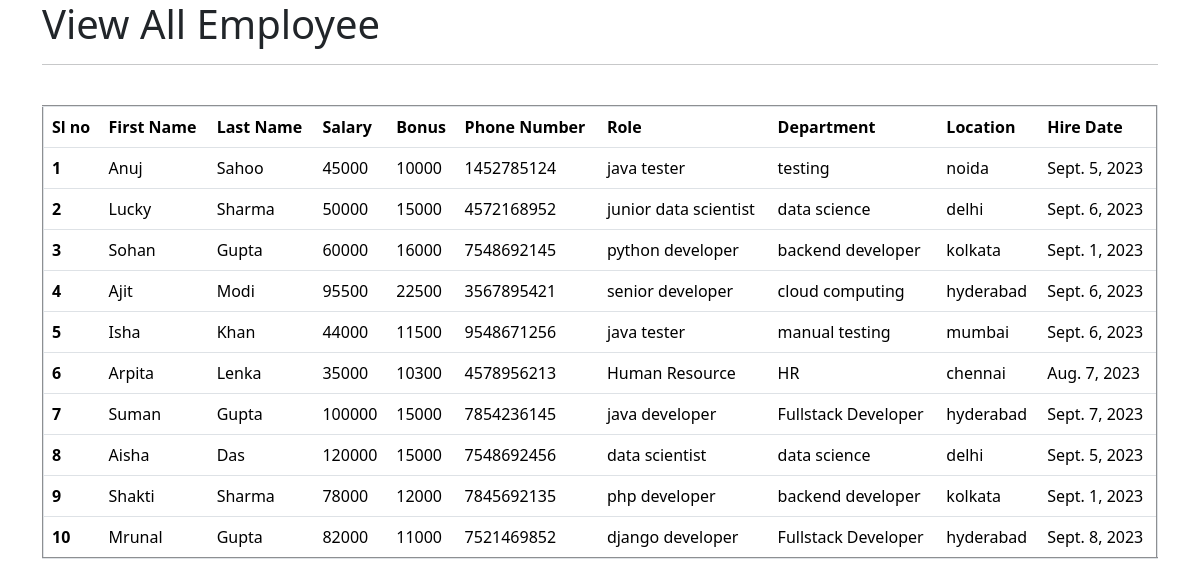
The page /view_all_emp on the database its author committed.
### emp_app/models.py (models this page shows, shortened)
class Employee(models.Model):
    first_name = models.CharField(max_length=100, null=False)
    last_name = models.CharField(max_length=100)
    dept = models.ForeignKey(Department, on_delete=models.CASCADE)
    salary = models.IntegerField(default=0)
    bonus = models.IntegerField(default=0)
    role = models.ForeignKey(Role, on_delete=models.CASCADE)
    phone = models.IntegerField(default=0)
    hire_date = models.DateField()

class Role(models.Model):
    name = models.CharField(max_length=100, null=False)

class Department(models.Model):
    name = models.CharField(max_length=100, null=False)
    location = models.CharField(max_length=100)

### emp_app/views.py (the view)
# urls.py: path("view_all_emp",views.view_all_emp, name="view_all_emp"),
def view_all_emp(request):
    emps = Employee.objects.all()
    context = {"emps": emps}
    return render(request, "view_all_emp.html", context)

### templates/view_all_emp.html (shortened to what this page needs)
<!doctype html>
<html lang="en">
<head>
    <link href="https://cdn.jsdelivr.net/npm/bootstrap@5.3.1/dist/css/bootstrap.min.css" rel="stylesheet"
>
</head>
<body>
    <div class="container">
        <h1>View All Employee</h1>
        <hr><br>
        <table class="table" border="2">
            <thead>
                <tr>
                    <th scope="col">Sl no</th>
                    <th scope="col">First Name</th>
                    <th scope="col">Last Name</th>
                    <th scope="col">Salary</th>
                    <th scope="col">Bonus</th>
                    <th scope="col">Phone Number</th>
                    <th scope="col">Role</th>
                    <th scope="col">Department</th>
                    <th scope="col">Location</th>
                    <th scope="col">Hire Date</th>
                </tr>
            </thead>
            {% for emp in emps %}
            <tbody>
                <tr>
                    <th scope="row">{{emp.id}}</th>
                    <td>{{emp.first_name}}</td>
                    <td>{{emp.last_name}}</td>
                    <td>{{emp.salary}}</td>
                    <td>{{emp.bonus}}</td>
                    <td>{{emp.phone}}</td>
                    <td>{{emp.role.name}}</td>
                    <td>{{emp.dept.name}}</td>
                    <td>{{emp.dept.location}}</td>
                    <td>{{emp.hire_date}}</td>
                </tr>
            </tbody>
            {% endfor %}
        </table>
    </div>
</body>
</html>

### rows shown on the page
Employee: id "1", first_name "Anuj", last_name "Sahoo", salary "45000", bonus "10000", phone "1452785124", role.name "java tester", dept.name "testing", dept.location "noida", hire_date "Sept. 5, 2023"
Employee: id "2", first_name "Lucky", last_name "Sharma", salary "50000", bonus "15000", phone "4572168952", role.name "junior data scientist", dept.name "data science", dept.location "delhi", hire_date "Sept. 6, 2023"
Employee: id "3", first_name "Sohan", last_name "Gupta", salary "60000", bonus "16000", phone "7548692145", role.name "python developer", dept.name "backend developer", dept.location "kolkata", hire_date "Sept. 1, 2023"
Employee: id "4", first_name "Ajit", last_name "Modi", salary "95500", bonus "22500", phone "3567895421", role.name "senior developer", dept.name "cloud computing", dept.location "hyderabad", hire_date "Sept. 6, 2023"
Employee: id "5", first_name "Isha", last_name "Khan", salary "44000", bonus "11500", phone "9548671256", role.name "java tester", dept.name "manual testing", dept.location "mumbai", hire_date "Sept. 6, 2023"
Employee: id "6", first_name "Arpita", last_name "Lenka", salary "35000", bonus "10300", phone "4578956213", role.name "Human Resource", dept.name "HR", dept.location "chennai", hire_date "Aug. 7, 2023"
Employee: id "7", first_name "Suman", last_name "Gupta", salary "100000", bonus "15000", phone "7854236145", role.name "java developer", dept.name "Fullstack Developer", dept.location "hyderabad", hire_date "Sept. 7, 2023"
Employee: id "8", first_name "Aisha", last_name "Das", salary "120000", bonus "15000", phone "7548692456", role.name "data scientist", dept.name "data science", dept.location "delhi", hire_date "Sept. 5, 2023"
Employee: id "9", first_name "Shakti", last_name "Sharma", salary "78000", bonus "12000", phone "7845692135", role.name "php developer", dept.name "backend developer", dept.location "kolkata", hire_date "Sept. 1, 2023"
Employee: id "10", first_name "Mrunal", last_name "Gupta", salary "82000", bonus "11000", phone "7521469852", role.name "django developer", dept.name "Fullstack Developer", dept.location "hyderabad", hire_date "Sept. 8, 2023"
